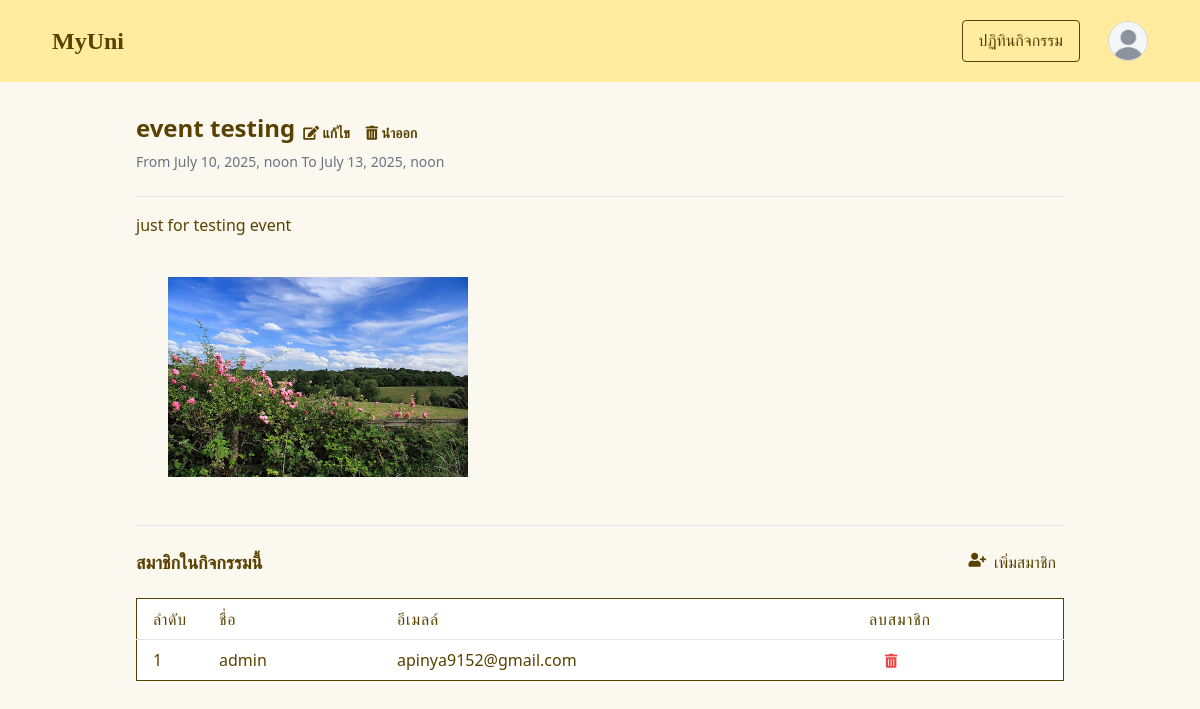
Screenshot of /event_details/1/ (signed in) with the database file from the repository.
### home/models.py (models this page shows, shortened)
class User(AbstractUser):
    email = models.EmailField(unique=True)
    is_admin = models.BooleanField(default=False)

class Profile(models.Model):
    id = models.AutoField(primary_key=True)
    user = models.OneToOneField("home.User", on_delete=models.CASCADE, related_name='profile')
    follows= models.ManyToManyField('self',
        related_name='followed_by',
        symmetrical=False,
        blank=True)
    bio = models.TextField(blank=True)
    profileimg = models.ImageField(upload_to='profile_images', default='default-profile.png')
    location = models.CharField(max_length=100, blank=True)

class Event(models.Model):
    id = models.AutoField(primary_key=True)
    user = models.ForeignKey(User, default=None, on_delete=models.CASCADE, null=True)
    place = models.ForeignKey(Place, on_delete=models.CASCADE, null=True)
    title = models.CharField(max_length=300)
    detail = models.TextField(default='')
    start_date = models.DateTimeField(null=True,blank=True)
    end_date = models.DateTimeField(null=True,blank=True)
    created_at = models.DateTimeField(auto_now_add=True)

class EventImage(models.Model):
    id = models.AutoField(primary_key=True)
    event = models.ForeignKey(Event, on_delete=models.CASCADE, null=True, related_name='images')
    image = models.ImageField(upload_to='event_images', blank=True)

class EventMember(Event):
    event = models.ForeignKey(Event, on_delete=models.CASCADE, related_name="events")
    member = models.ForeignKey(User, on_delete=models.CASCADE, related_name="event_members")
    class Meta:
        unique_together = ["event", "member"]

### social_app/views.py (the view)
# urls.py: path("event_details/<pk>/", event_details, name="event_details"),
def event_details(request, pk):
    event = Event.objects.get(id=pk)
    profile = request.user.profile
    eventmember = EventMember.objects.filter(event=event)
    context = {
        'event': event,
        'profile': profile,
        'eventmember': eventmember,
    }
    return render(request, 'social_app/event_details.html', context)

### social_app/templates/social_app/event_details.html (shortened to what this page needs)
<!DOCTYPE html>
<html lang="en">
<head>
  <script src="https://cdn.tailwindcss.com"></script>
  <link rel="stylesheet" href="https://cdnjs.cloudflare.com/ajax/libs/font-awesome/5.15.4/css/all.min.css">
</head>
<body class="bg-[#FBF8EF]">
  <nav class="fixed top-0 z-50 px-8 py-2 w-full bg-[#FFEC9E] text-[#594100]">
    <div class="px-3 py-3 lg:px-5 lg:pl-3">
      <div class="flex items-center justify-between">
        <div class="flex items-center justify-start rtl:justify-end">
          <a href="{% url 'home' %}" class="flex ms-2 md:me-24">
            <span class="logo-font self-center text-xl font-semibold sm:text-2xl whitespace-nowrap">MyUni</span>
          </a>
        </div>
        <div class="flex items-center justify-between gap-4">
          <a class="py-2 logo-font border border-[#594100] rounded p-2 px-4" href="{% url 'event_calendar' %}">
            ปฏิทินกิจกรรม </a>
          <div class="flex items-center ms-3">
            <div>
              <button type="button" class="flex text-sm rounded-full focus:ring-4 focus:ring-gray-300"
                aria-expanded="false" id="user-menu-button" data-dropdown-toggle="user-dropdown">
                <img class="w-10 h-10 rounded-full border border-gray-300" src="{{ user.profile.profileimg.url }}"
                  alt="{{ profile.user.username }}">
              </button>
            </div>
          </div>
        </div>
      </div>
    </div>
  </nav>
  <div class="container mx-auto px-12 pt-12 text-[#594100]">
    <div class="clearfix mt-16">
      <div class="flex">
        <p class="text-2xl font-bold">{{ event.title }}</p>
        {% if user.is_authenticated and event.user == user %}
        <a class="py-2 px-2" href="{% url 'event_edit' event.id%}"><i class="fas fa-edit text-sm"> แก้ไข</i></a>
        <a class="py-2 px-2" href="{% url 'event-delete' event.id %}"><i class="fas fa-trash-alt text-sm"> นำออก</i></a>
        {% endif %}
      </div>
      <p class="pb-4 text-sm text-gray-500">From <span class="">{{ event.start_date }}</span> To <span>{{ event.end_date }}</span></p>
      <hr class="my-2">
      <p class="py-2">{{ event.detail }}</p>
      {% if event.images.all %}
      <div class="p-8">
        {% for image in event.images.all %}
        <img src="{{ image.image.url }}" alt="Event image" class="w-full"
          style="max-height: 300px; max-width: 300px; object-fit: cover;">
        {% endfor %}
      </div>
      {% endif %}
    </div>
    <hr class="my-4">
    <div class="flex justify-between items-center">
      <h4 class="text-lg font-semibold">สมาชิกในกิจกรรมนี้</h4>
      {% if user.is_authenticated and event.user == user %}
      <a class="p-2 flex gap-2" href="{% url 'add_event_member' event.id %}">
        <i class="fas fa-user-plus text-sm"></i>
        <span>เพิ่มสมาชิก</span>
      </a>
      {% endif %}
    </div>
    {% if eventmember %}
    <table class="min-w-full divide-y divide-gray-200 border border-[#594100] my-4 mb-12">
      <thead class="bg-white">
        <tr>
          <th class="w-10 px-4 py-2 text-left text-base font-medium uppercase tracking-wider">ลำดับ</th>
          <th class="px-4 py-2 text-left text-base font-medium uppercase tracking-wider">ชื่อ</th>
          <th class="px-4 py-2 text-left text-base font-medium uppercase tracking-wider">อีเมลล์</th>
          <th class="px-4 py-2 text-left text-base font-medium uppercase tracking-wider">ลบสมาชิก</th>
        </tr>
      </thead>
      <tbody class="bg-white divide-y divide-gray-200">
        {% for member in eventmember %}
        <tr>
          <td class="px-4 py-2 whitespace-nowrap">{{ forloop.counter }}</td>
          <td class="px-4 py-2 whitespace-nowrap">{{ member.member.username }}</td>
          <td class="px-4 py-2 whitespace-nowrap">{{ member.member.email }}</td>
          <td class="px-4 py-2 whitespace-nowrap">
            <a class="text-red-500 p-2 px-4"
              href="{% url 'remove_member' event.id member.member.id %}">
              <i class="fas fa-trash-alt text-sm"></i>
            </a>
          </td>
        </tr>
        {% endfor %}
      </tbody>
    </table>
    {% else %}
    <p class="mt-4 text-center">ยังไม่มีสมาชิกในกิจกรรมนี้</p>
    {% endif %}
  </div>
</body>
</html>

### social_app/templates/social_app/event_details.html (style rules this page uses)
.logo-font { font-family: 'Pacifico', cursive; }

### rows the page displays
User: profile.profileimg (placeholder picture)
Event: title "event testing", start_date "July 10, 2025, noon", end_date "July 13, 2025, noon", detail "just for testing event"
EventImage: image (picture)
EventMember: member.username "admin", member.email "apinya9152@gmail.com"
